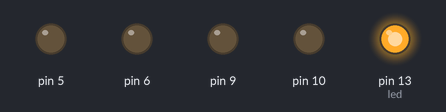
The sketch below on a simulated Arduino Leonardo, built for the host (arithmetic inside an expression is 32-bit, double 64-bit). Parts: output pins drawn as LEDs (lit = HIGH).

Above: at 0.1 s.
At 31.75 s:
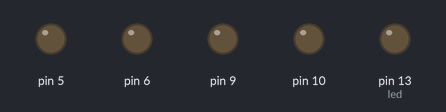
Timing chart, 0 to 34.3 s (numbered marks = the images above):
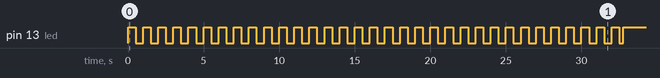

Measured:
- by itself, pin 13 (led): goes 32 × (HIGH 0.50 s, LOW 0.50 s), HIGH 0.50 s, LOW 0.27 s, then HIGH
- by itself, everything shown: repeats every 6.0 s, in 12 steps

The sketch:

practice5.ino
```cpp
///////////////////////////// 선언 및초기화
#define PI 3.141592
#define DEG2RAD PI/180
#define RAD2DEG 180/PI

int led = 13;
double t_prev;
double t_now;
double dt;
int CNT = 0;

int inputDeg = 0;

int inputDeg2 = 0;

double th_init, final, th_ref, th_ref2;
double t = 0;

double l1 = 150; // 링크 길이. 밀리미터
double l2 = 150;
double th1, th2;
int tarX,tarY;
///////////////////////// 타이머 사용을 위한 레지스터 선언 및 기타

void setup() {
  pinMode(led, OUTPUT);
  pinMode(5, OUTPUT);
  pinMode(6, OUTPUT);

  Serial.begin(9600);

  noInterrupts();
  TIME_INTERRUPT_REGISTER();
  interrupts();

  Timer3_init(); // setup timer 3
  Timer4_init(); // setup timer 4

  t_prev = micros();
}


void loop() {
//  if(Serial.available() > 0) // 시리얼 모니터에서 new line 이면 문자열을 보내고 줄바꿈을 보낸다. no line ending으로
//  {
//
//    tarX = Serial.parseInt(); // 목표 end effector 위치. 밀리미터
//    tarY = Serial.parseInt();
//
//    // radian
//    th2 = PI - acos( ( l1*l1 + l2*l2 - (double)tarX*(double)tarX - (double)tarY*(double)tarY ) / (2*l1*l2) );
//    th1 = atan2((double)tarY,(double)tarX) - atan2(l2 * sin(th2), l1+l2*cos(th2));  //th1보다 th2먼저 계산해야
//
//    Serial.print("th1 : ");
//    Serial.println(th1*180./PI);
//    Serial.print("th2 : ");
//    Serial.println(th2*180./PI);
//
//  }
}


void IK(double tarX, double tarY)
{
  // radian
    th2 = PI - acos( ( l1*l1 + l2*l2 - (double)tarX*(double)tarX - (double)tarY*(double)tarY ) / (2*l1*l2) );
    th1 = atan2((double)tarY,(double)tarX) - atan2(l2 * sin(th2), l1+l2*cos(th2));
}

/////////////////// 레지스터에서 설정한 주기마다(1ms) 타이머 인터럽트 실행
ISR(TIMER1_COMPA_vect){
  t_now = micros();
  dt = (t_now - t_prev);
  t_prev = t_now;

  if(CNT % 1000 < 500)
    digitalWrite(led, HIGH);
  else
    digitalWrite(led, LOW);

  CNT++;
  t+=0.001; // 1ms

  if(t<3){ // 관절 관점. joint space
    th_ref = func_1_cos(t, th_init, 30*DEG2RAD, 3);
    th_ref2 = func_1_cos(t, th_init, 120*DEG2RAD, 3);
    servoOut1(th_ref);
    servoOut2(th_ref2);
    }

  if(t>3 && t<6){  // 역기구학. cartesian coordinates
    IK(-0.05, 0.15);
    th_ref = func_1_cos(t, th_ref, th1, 6-3);
    th_ref2 = func_1_cos(t, th_ref2, th2, 6-3);
    servoOut1(th_ref);
    servoOut2(th_ref2);
    }

  if(t>6 && t<9){
    IK(0.15, 0);
    th_ref = func_1_cos(t, th_ref, th1, 9-6);
    th_ref2 = func_1_cos(t, th_ref2, th2, 9-6);
    servoOut1(th_ref);
    servoOut2(th_ref2);
    }
  if(t>9 && t<12){
    th_ref = func_1_cos(t, th_ref, 0, 12-9);
    th_ref2 = func_1_cos(t, th_ref2, 0, 12-9);
    servoOut1(th_ref);
    servoOut2(th_ref2);
    }
}

///////////////////////////////// 레지스터 설정
void TIME_INTERRUPT_REGISTER(){
  TCCR1A = 0;
  TCCR1B = 0;
  TCCR1B |= (1<< WGM12);
  TCCR1B |= (0 << CS12) | (0 << CS11) | (1<< CS10);
  TCNT1 = 0;
  OCR1A = 16000-1;
  TIMSK1 |= (1 << OCIE1A);
}

void Timer3_init()
{
 DDRB |= 0b01100000;
 TCCR3A = 0b10100010;
 TCCR3B = 0b00011010;
 ICR3 = 39999;
 OCR3A = 999;// 999가 0도, 2999가 90도, 4999가 180도, 그 이상은 안돌아감.
}

void Timer4_init()
{
 DDRB |= 0b01100000;
 TCCR4A = 0b10100010;
 TCCR4B = 0b00011010;
 ICR4 = 39999;
 OCR4A = 999;// 999가 0도, 2999가 90도, 4999가 180도, 그 이상은 안돌아감.
}

void servoOut1(int deg) // 첫 번째 모터를 돌리는 함수.
{
  int duty;

  if(deg>180) deg=180;
  else if(deg<0) deg = 0;

  duty = (int)(999. + (4999.-999.)/180.*deg);
  OCR3A = duty;
}

void servoOut2(int deg) // 두 번째 모터를 돌리는 함수.
{
  int duty;

  if(deg>180) deg=180;
  else if(deg<0) deg = 0;

  duty = (int)(999. + (4999.-999.)/180.*deg);
  OCR4A = duty;
}

double func_1_cos(double t, double init, double final, double T)
{
  double ref, f;
  f = 1/(2*T);
  ref = (final - init) * 0.5 * (1-cos(2*PI*f*t) ) + init;
  return ref;
}
```
